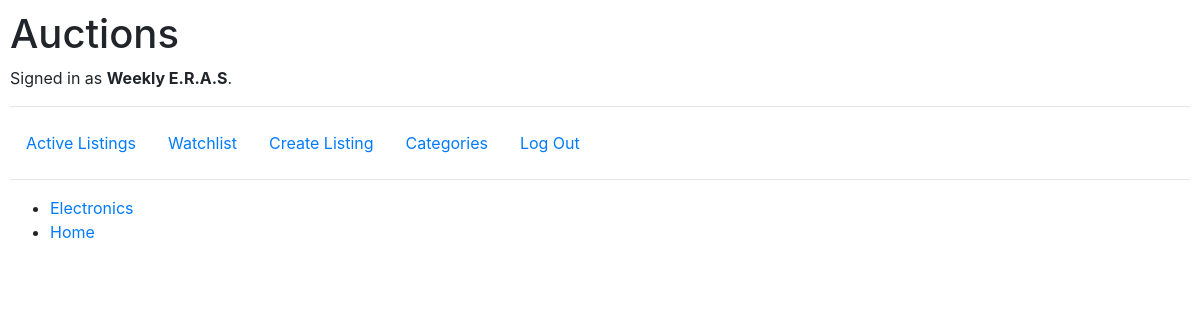
Page /categories/ (signed in) on the committed database.
### auctions/models.py (models this page shows, shortened)
class User(AbstractUser):
    id = models.AutoField(primary_key=True)
    pass

class Base(models.Model):
    id = models.AutoField(primary_key=True)
    created_on = models.DateTimeField(auto_now_add=True)
    created_by = models.ForeignKey(User, related_name='%(class)s_createdby',
                                   on_delete=models.DO_NOTHING)
    modified_on = models.DateTimeField(auto_now=True)
    modified_by = models.ForeignKey(User, related_name='%(class)s_modifiedby',
                                   on_delete=models.DO_NOTHING)
    class Meta:
        abstract = True

class Category(Base):
    name = models.CharField(max_length=30, unique=True)

### auctions/templates/category/index.html (shortened to what this page needs)
{% extends "auctions/layout.html" %}
{% block body %}
    <ul>
        {% for category in categories %}
            <li><a href="{% url 'view_category' category_id=category.id  %}"> {{ category.name }}</a></li>
        {% endfor %}
    </ul>
{% endblock %}

### auctions/templates/auctions/layout.html (shortened to what this page needs)
{% load static %}
<!DOCTYPE html>
<html lang="en">
    <head>
        <link rel="stylesheet" href="https://stackpath.bootstrapcdn.com/bootstrap/4.4.1/css/bootstrap.min.css">
        <link href="{% static 'auctions/styles.css' %}" rel="stylesheet">
    </head>
    <body>
        <h1>Auctions</h1>
        <div>
            {% if user.is_authenticated %}
                Signed in as <strong>{{ user.username }}</strong>.
            {% else %}
                Not signed in.
            {% endif %}
        </div>
        <hr>
        <ul class="nav">
            <li class="nav-item">
                <a class="nav-link" href="{% url 'index' %}">Active Listings</a>
            </li>
            {% if user.is_authenticated %}
                <li class="nav-item">
                    <a class="nav-link" href="{% url 'view_watchlist' %}">Watchlist</a>
                </li>
                <li class="nav-item">
                    <a class="nav-link" href="{% url 'new_listing' %}">Create Listing</a>
                </li>
                <li class="nav-item">
                    <a class="nav-link" href="{% url 'categories' %}">Categories</a>
                </li>
                <li class="nav-item">
                    <a class="nav-link" href="{% url 'logout' %}">Log Out</a>
                </li>
            {% endif %}
        </ul>
        <hr>
        {% block body %}
        {% endblock %}
    </body>
</html>

### auctions/static/auctions/styles.css (style rules this page uses)
body { padding: 10px; }

### rows in the picture
User: username "Weekly E.R.A.S"
Category: name "Electronics"
Category: name "Home"
